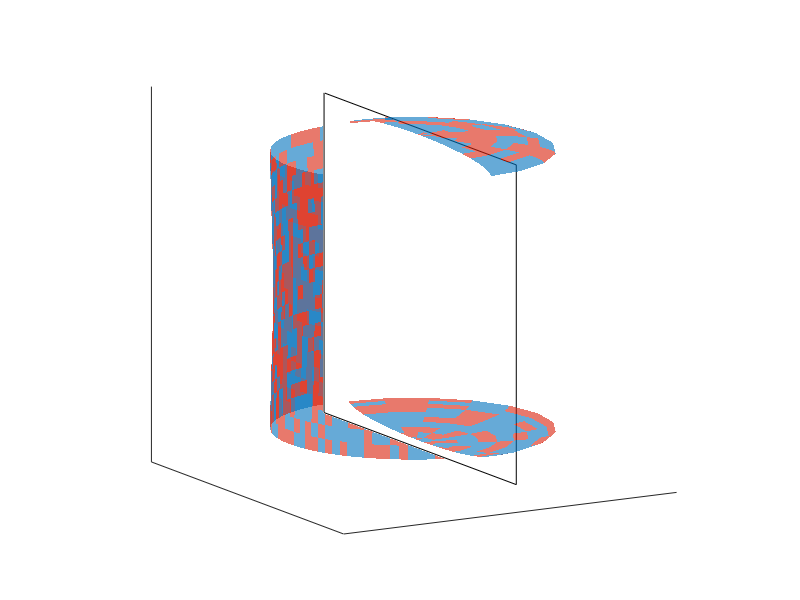

The MATLAB script that drew this image:
clc
clear
% Define the cylinder
t = 0:pi/10:2*pi;
r = 1 + 0.01*cos(t); %subtle wiggle with z to create many patches along z

% Create cylinders
[cx,cy,cz]  = cylinder(r,100);
cz = cz.*2 - 1;

%shift cylinders
cx          = cx(:,ceil(length(cz)/2):end);   % Remove top half 
cy          = cy(:,ceil(length(cz)/2):end);   % of cylinder
cz          = cz(:,ceil(length(cz)/2):end);

% [cx,cy,cz]  = cylinder(r);
% cz = cz.*2 - 1;

%define plane for cross-section
p1 = [-1.35 0.05 -1.15];
p2 = [-1.35 0.05 1.15];
p3 = [1.35 0.05 1.15];  
p4 = [1.35 0.05 -1.15];

x = [p1(1) p2(1) p3(1) p4(1)];
y = [p1(2) p2(2) p3(2) p4(2)];
z = [p1(3) p2(3) p3(3) p4(3)];

% grey core patch
p1 = [-1 0.06 -1];
p2 = [-1 0.06 1];
p3 = [1 0.06 1];  
p4 = [1 0.06 -1];

x2 = [p1(1) p2(1) p3(1) p4(1)];
y2 = [p1(2) p2(2) p3(2) p4(2)];
z2 = [p1(3) p2(3) p3(3) p4(3)];

%define color for each surface patch
C = zeros(size(cz,1),size(cz,2),3);
for i = 1:1:size(cz,1)
    for j = 1:1:size(cz,2)
        if rand(1)>0.5
        C(i,j,:) = [0 0.4470 0.7410]; %blue patches
        else
        C(i,j,:) = [0.8500 0.1250 0.0380]; %red patches
        end
    end
end

%%% create semi-circular top and bottom lid
[sx_top,sy_top,sz_top] = sphere;
sx_top          = sx_top(ceil(length(sz_top)/2):end,:);   % Remove bottom half 
sy_top          = sy_top(ceil(length(sz_top)/2):end,:);   % of sphere
sz_top          = sz_top(ceil(length(sz_top)/2):end,:);
sz_top = sz_top.*0.1;
sz_top = sz_top + 1;

sx_top          = sx_top(:,1:ceil(length(sz_top)/2));   % Remove right half 
sy_top          = sy_top(:,1:ceil(length(sz_top)/2));   % of hemisphere
sz_top          = sz_top(:,1:ceil(length(sz_top)/2));

[sx_bottom,sy_bottom,sz_bottom] = sphere;
sx_bottom       = sx_bottom(1:ceil(length(sz_bottom)/2),:);   % Remove top half 
sy_bottom       = sy_bottom(1:ceil(length(sz_bottom)/2),:);   % of sphere
sz_bottom       = sz_bottom(1:ceil(length(sz_bottom)/2),:);
sz_bottom = sz_bottom.*0.1;
sz_bottom = sz_bottom - 1;

sx_bottom          = sx_bottom(:,1:ceil(length(sz_bottom)/2));   % Remove right half 
sy_bottom          = sy_bottom(:,1:ceil(length(sz_bottom)/2));   % of hemisphere
sz_bottom          = sz_bottom(:,1:ceil(length(sz_bottom)/2));

%define color for each surface patch
C_top = zeros(size(sz_top,1),size(sz_top,2),3);
for i = 1:1:size(sz_top,1)
    for j = 1:1:size(sz_top,2)
        if rand(1)>0.5
        C_top(i,j,:) = [0 0.4470 0.7410]; %blue patches
        else
        C_top(i,j,:) = [0.8500 0.1250 0.0380]; %red patches
        end
    end
end

C_bottom = zeros(size(sz_bottom,1),size(sz_bottom,2),3);
for i = 1:1:size(sz_bottom,1)
    for j = 1:1:size(sz_bottom,2)
        if rand(1)>0.5
        C_bottom(i,j,:) = [0 0.4470 0.7410]; %blue patches
        else
        C_bottom(i,j,:) = [0.8500 0.1250 0.0380]; %red patches
        end
    end
end

figure;
hold on
fill3(x, y, z, [1 1 1], 'facealpha',0);
fill3(x2, y2, z2, [0 0 0], 'facealpha',0,'edgecolor','none');
surf(cx, cy, cz, C, 'facealpha',.6,'edgecolor','none')
surf(sx_top, sy_top, sz_top, C_top, 'facealpha',.6,'edgecolor','none')
surf(sx_bottom, sy_bottom, sz_bottom, C_bottom, 'facealpha',.6,'edgecolor','none')
grid off
set(gca,'XTick',[])
set(gca,'YTick',[])
set(gca,'ZTick',[])
axis equal
view(120,-12.5)
xlim([-1.35 1.35])
ylim([-1.35 1.35])
zlim([-1.35 1.35])